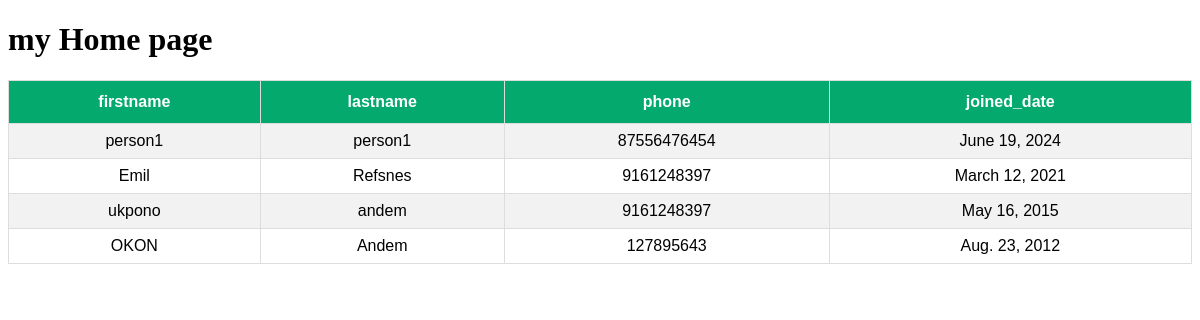
The page /Home/ on the database its author committed.
### members/models.py (models this page shows)
class Member(models.Model):
    firstname= models.CharField(max_length=30)
    lastname = models.CharField(max_length=30)
    phone = models.IntegerField()
    joined_date = models.DateField()

### members/views.py (the view)
# urls.py: path('Home/', views.Home, name='Home'),
def Home(request):
    members = Member.objects.all()
    print(members)
    return render(request, "Home.html", {"members":members})

### members/templates/Home.html (shortened to what this page needs)
<!DOCTYPE html>
<html lang="en">
<head>
</head>
<body>
    <h1>my Home page</h1>
   <table id="customers">
<tr>
        <th>firstname</th>
        <th>lastname</th>
        <th>phone</th>
        <th>joined_date</th>
</tr>
    {% if members %}
    {% for x in members %}
<tr>
        <td>{{x.firstname}}</td>
        <td>{{x.lastname}}</td>
        <td>{{x.phone}}</td>
        <td>{{x.joined_date}}</td>
</tr>
    {% endfor%}
    {% else %}
<tr>
        <td colspan="4">NO HOME</td>
</tr>
    {% endif %}
   </table>
</body>
</html>

### members/templates/Home.html (style rules this page uses)
#customers { font-family: Arial, Helvetica, sans-serif; border-collapse: collapse; width: 100%; }
#customers td, #customers th { border: 1px solid #ddd; padding: 8px; text-align: center; }
#customers tr:nth-child(even) { background-color: #f2f2f2; }
#customers th { padding-top: 12px; padding-bottom: 12px; text-align: left; background-color: #04AA6D; color: white; text-align: center; }

### rows shown on the page
Member: firstname "person1", lastname "person1", phone "87556476454", joined_date "June 19, 2024"
Member: firstname "Emil", lastname "Refsnes", phone "9161248397", joined_date "March 12, 2021"
Member: firstname "ukpono", lastname "andem", phone "9161248397", joined_date "May 16, 2015"
Member: firstname "OKON", lastname "Andem", phone "127895643", joined_date "Aug. 23, 2012"
